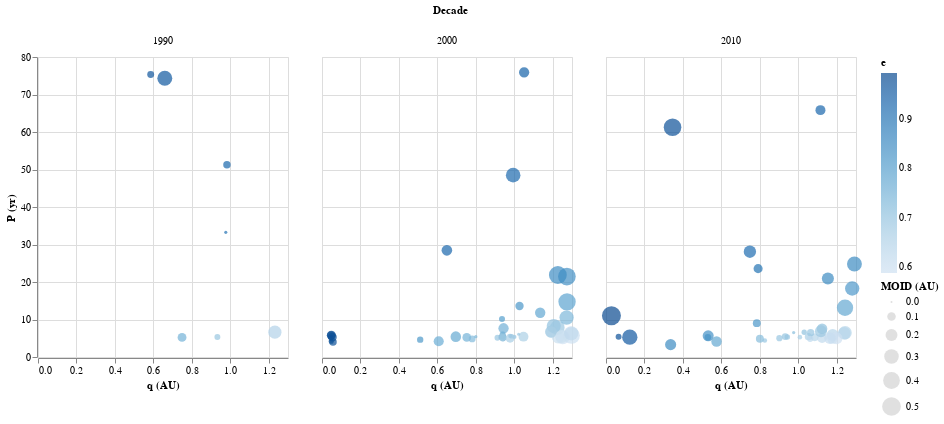

Write notebook code for a chart like this one.
### Code cell
selection = alt.selection_point(on="mouseover")

alt.Chart(df).mark_circle().add_params(
    selection
).encode(
    x = alt.X("q (AU):Q"),
    y = alt.Y("P (yr):Q"),
    size = alt.Size("MOID (AU):Q"),
    column = alt.Column("Decade:O"),
    color = alt.condition(selection, "e:Q", alt.value("lightgray")),
    tooltip = ("q (AU):Q", "P (yr):Q")
).properties(width = 250)

### Figure 1 — Vega-Lite specification as saved in the notebook (floating-point values rounded to 4 significant figures; data arrays with more than 128 entries replaced by an {"elided": "..."} marker saying what was removed)
{"config": {"view": {"continuousWidth": 300, "continuousHeight": 300}}, "data": {"name": "data-38517560d9af7150ceff86fcce484663"}, "mark": {"type": "circle"}, "encoding": {"color": {"condition": {"param": "param_38", "field": "e", "type": "quantitative"}, "value": "lightgray"}, "column": {"field": "Decade", "type": "ordinal"}, "size": {"field": "MOID (AU)", "type": "quantitative"}, "tooltip": [{"field": "q (AU)", "type": "quantitative"}, {"field": "P (yr)", "type": "quantitative"}], "x": {"field": "q (AU)", "type": "quantitative"}, "y": {"field": "P (yr)", "type": "quantitative"}}, "params": [{"name": "param_38", "select": {"type": "point", "on": "mouseover"}}], "width": 250, "$schema": "https://vega.github.io/schema/vega-lite/v5.20.1.json", "datasets": {"data-38517560d9af7150ceff86fcce484663": {"elided": "146 records"}}}
